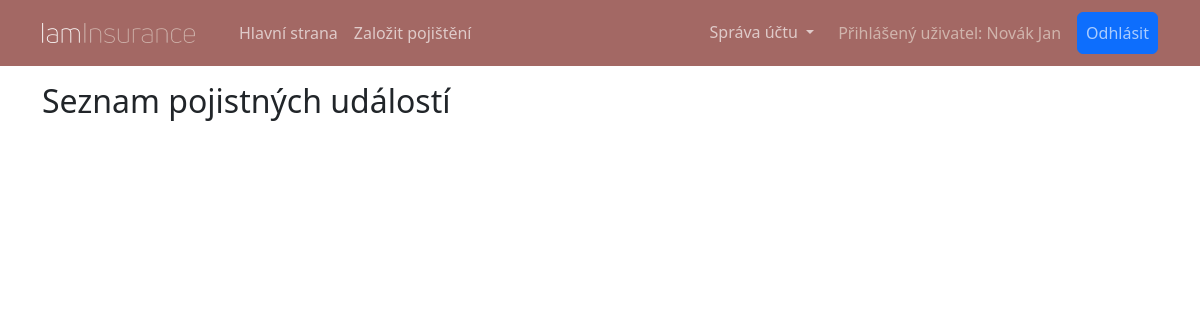
The page /muj-ucet/skodni-udalosti/ (signed in) on the database as committed earlier.
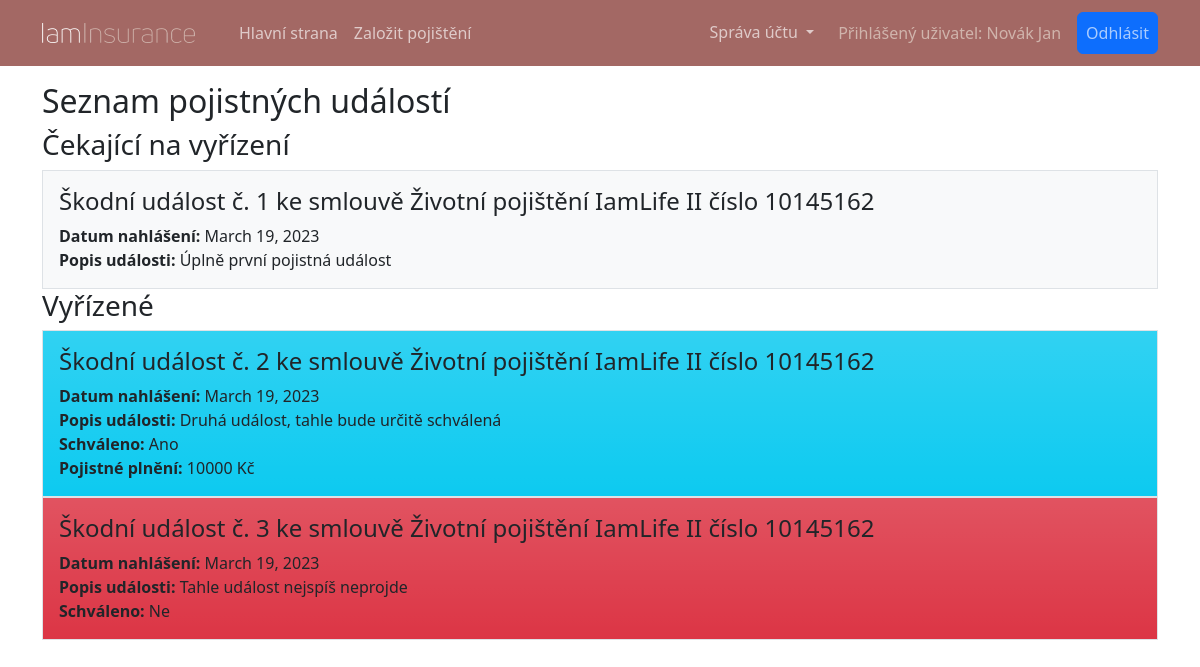
The same page on the database as committed later.
### insurance_app/models.py (models this page shows, shortened)
class Person(AbstractBaseUser, PermissionsMixin):
    USERNAME_FIELD: str = "email"
    REQUIRED_FIELDS: list = ["first_name", "last_name", "date_of_birth"]  # other fields are not required for staff
    objects: BaseUserManager = PersonManager()
    first_name: models.Field = models.CharField(max_length=150, verbose_name='Křestní jméno')
    last_name: models.Field = models.CharField(max_length=150, verbose_name='Příjmení')
    email: models.Field = models.EmailField(unique=True, verbose_name='E-mail')
    phone: models.Field = modelfields.PhoneNumberField(region="CZ", null=True, verbose_name='Telefon')
    address1: models.Field = models.CharField(max_length=150, default="", verbose_name='Adresa')
    address2: models.Field = models.CharField(max_length=150, blank=True, default="", verbose_name='Adresa - druhý řádek')
    postal_code: models.Field = models.CharField(max_length=12, default="", verbose_name='PSČ')
    city: models.Field = models.CharField(max_length=150, default="", verbose_name='Město')
    country: models.Field = models.CharField(max_length=150, default="", verbose_name='Stát')
    date_of_birth: models.Field = models.DateField(verbose_name='Datum narození')
    is_staff: models.Field = models.BooleanField(default=False, verbose_name='Zaměstnanec')
    is_superuser: models.Field = models.BooleanField(default=False, verbose_name='Administrátor')
    slug: models.Field = models.SlugField(unique=True, null=False)
    def __str__(self) -> str:
        return f"{self.last_name} {self.first_name}"

class InsuredEvent(models.Model):
    contract: Contract = models.ForeignKey(to=Contract, on_delete=models.CASCADE, verbose_name='Smlouva')
    event_date: models.DateField = models.DateField(verbose_name='Datum události')
    reporting_date: models.DateField = models.DateField(auto_now_add=True)
    description: models.TextField = models.TextField(verbose_name='Popis události')
    processed: models.BooleanField = models.BooleanField(default=False, verbose_name='Zpracováno')
    approved: models.BooleanField = models.BooleanField(default=False, verbose_name='Schváleno')
    payout: models.IntegerField = models.IntegerField(null=True, verbose_name='Pojistné plnění')

class Contract(models.Model):
    objects: models.Manager
    product: models.Field = models.ForeignKey(to=Product, on_delete=models.RESTRICT, verbose_name='Produkt')
    insured: models.Field = models.ForeignKey(to=Person, on_delete=models.RESTRICT, verbose_name='Pojištěnec')
    conclusion_date: models.Field = models.DateTimeField(auto_now_add=True, verbose_name='Datum uzavření')
    payment: models.Field = models.PositiveIntegerField(verbose_name='Pravidelná platba')
    @property
    def contract_number(self) -> int:
        return 10_000_001 + self.pk * 127 ** 2
    def __str__(self):
        return f"{self.product} číslo {self.contract_number}"

class Product(models.Model):
    name: models.Field = models.CharField(max_length=64, unique=True, verbose_name='Název')
    description: models.Field = models.TextField(default="", verbose_name='Popis')
    active: models.Field = models.BooleanField(default=True, blank=True, verbose_name='Aktivní')
    image: models.Field = models.ImageField(upload_to='images/', verbose_name='Obrázek')
    def __str__(self) -> str:
        inactive = " (nedostupné)" if not self.active else ""
        return str(self.name) + inactive
    class Meta:
        verbose_name = u'Produkt'

### client_account/views.py (the view)
# urls.py: path("skodni-udalosti/", views.InsuredEventListView.as_view(), name='event-list'),
class InsuredEventListView(generic.ListView):
    model = models.InsuredEvent
    template_name = template.EVENT_LIST
    title = 'Seznam pojistných událostí'
    def get_context_data(self, *, object_list=None, **kwargs):
        context = super().get_context_data(object_list=object_list, **kwargs)
        context['title'] = self.title
        return context
    def get_queryset(self):
        queryset = super().get_queryset()
        return queryset.filter(contract__insured=self.request.user).order_by('reporting_date')
    def get(self, request, *args, **kwargs):
        self.object_list = self.get_queryset()
        pending = self.object_list.filter(processed=False)
        processed = self.object_list.filter(processed=True)
        context = self.get_context_data()
        context['pending'] = pending
        context['processed'] = processed
        return self.render_to_response(context)

### insurance_app/templates/insurance_app/event_list.html
{% extends 'main.html' %}
{% block content %}
<section>
    {% if pending.0 %}
    <h3>Čekající na vyřízení</h3>
    {% for event in pending %}
    <div class="container bg-light p-3 border">
        <h4>Škodní událost č. {{ event.pk }} ke smlouvě {{ event.contract }}</h4>
        <div><span class="fw-bold">Datum nahlášení:</span> {{ event.reporting_date }}</div>
        <div><span class="fw-bold">Popis události:</span> {{ event.description }}</div>
    </div>
    {% endfor %}
    {% endif %}
    {% if processed.0 %}
    <h3>Vyřízené</h3>
    {% for event in processed %}
    <div class="container {% if event.approved %}bg-info{% else %}bg-danger{% endif %} bg-gradient p-3 border">
        <h4>Škodní událost č. {{ event.pk }} ke smlouvě {{ event.contract }}</h4>
        <div><span class="fw-bold">Datum nahlášení:</span> {{ event.reporting_date }}</div>
        <div><span class="fw-bold">Popis události:</span> {{ event.description }}</div>
        <div><span class="fw-bold">Schváleno:</span> {% if event.approved %}Ano{% else %}Ne{% endif %}</div>
        {% if event.approved %}<div><span class="fw-bold">Pojistné plnění:</span> {{ event.payout }} Kč</div>{% endif %}
    </div>
    {% endfor %}
    {% endif %}
</section>
{% endblock %}

### insurance_app/templates/main.html (shortened to what this page needs)
<!DOCTYPE html>
<html lang="cs" >
<head>
    {% load static %}
    <link rel="stylesheet" href="{% static 'css/style.css' %}" type="text/css" />
    <link rel="stylesheet" href="{% static 'css/bootstrap.min.css' %}" type = "text/css" />
    <link rel="stylesheet" href="https://cdn.jsdelivr.net/npm/bootstrap-icons@1.5.0/font/bootstrap-icons.css" />
</head>
<body>
    {% include 'header.html' %}
    <article class="container">
        {% if title %}
        <h2>{{ title }}</h2>
        {% endif %}
    {% block content %}
    {% endblock %}
    </article>
</body>
</html>

### insurance_app/templates/header.html (shortened to what this page needs)
{% load static %}
<header>
        <nav class="navbar navbar-expand-lg bg-body-tertiary mb-3">
            <div class="container">
                <a class="navbar-brand" href="{% url 'home' %}">
                    <img src="{% static 'images/iaminsurance-logo.webp' %}" class="img-brand" alt="iaminsurance">
                </a>
                <div class="collapse navbar-collapse" id="navbarSupportedContent">
                    <ul class="navbar-nav me-auto mb-2 mb-lg-0">
                        <li class="nav-item">
                            <a class="nav-link" aria-current="page" href="{% url 'home' %}">Hlavní strana</a>
                        </li>
                        <li class="nav-item">
                            <a class="nav-link" href="{% if user.is_authenticated %}{% url 'register-contract' %}{% else %}{% url 'register' %}{% endif %}">Založit pojištění</a>
                        </li>
                    </ul>
                    <ul class="navbar-nav ms-auto mb-2 mb-lg-0">
                        {% if user.is_staff %}<li class="nav-item dropdown">
                            <a class="nav-link dropdown-toggle" href="#" role="button" data-bs-toggle="dropdown" aria-expanded="false">Správa</a>
                            <ul class="dropdown-menu">
                                <li><a class="dropdown-item" href="{% url 'clients-list' %}">Klienti</a></li>
                                <li><a class="dropdown-item" href="{% url 'products-list' %}">Produkty</a></li>
                                <li><a class="dropdown-item" href="{% url 'pending-event-list' %}">Nezpracované pojistné události</a></li>
                            </ul>
                        </li>
                        {% elif user.is_authenticated %}
                        <li class="nav-item dropdown">
                            <a class="nav-link dropdown-toggle" href="#" role="button" data-bs-toggle="dropdown"
                               aria-expanded="false">
                                Správa účtu
                            </a>
                        </li>
                        {% endif %}
                        {% if not user.is_authenticated %}
                        <li class="nav-item"><a class="btn btn-primary" href="{% url 'login' %}">Login</a></li>
                        {% else %}
                        <li class="nav-item align-self-center"><span class="mx-3 text-secondary">Přihlášený uživatel: {{ user }}</span></li>
                        <li class="nav-item"><a class="nav-link btn btn-primary" href="{% url 'logout' %}">Odhlásit</a></li>
                        {% endif %}
                    </ul>
                </div>
            </div>
        </nav>
    </header>

### insurance_app/static/css/style.css (style rules this page uses)
body { background: #fffffe; }
.img-brand { height: 40px; padding: 10px 20px 10px 0; }

Rows that differ between the two databases and show on the page:
added InsuredEvent: pk "1", contract "Životní pojištění IamLife II číslo 10145162", reporting_date "March 19, 2023", description "Úplně první pojistná událost", shown under "Čekající na vyřízení"
added InsuredEvent: pk "2", contract "Životní pojištění IamLife II číslo 10145162", reporting_date "March 19, 2023", description "Druhá událost, tahle bude určitě schválená", approved "Ano", payout "10000", shown under "Vyřízené"
added InsuredEvent: pk "3", contract "Životní pojištění IamLife II číslo 10145162", reporting_date "March 19, 2023", description "Tahle událost nejspíš neprojde", approved "Ne", shown under "Vyřízené"
Other text that changed with them:
text now shown: "Čekající na vyřízení Vyřízené"
